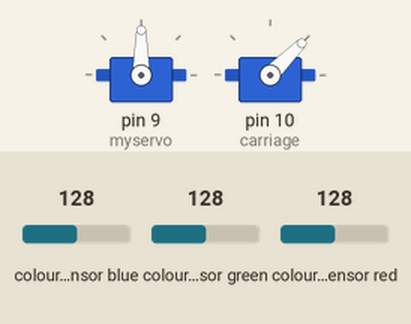
This sketch was run on a simulated Arduino Uno, built with avr-gcc and run on an emulated ATmega328P. On the bench: 2 × servo. The inputs (shaded band) are chosen by the test bench; at power-on: colour sensor blue 128, colour sensor red 128, colour sensor green 128. What the sketch prints to the serial monitor is not drawn.

Above: at 4.1 s.
5.3 s: colour sensor blue set to 74
7.4 s: colour sensor blue set to 67
At 9.3 s:
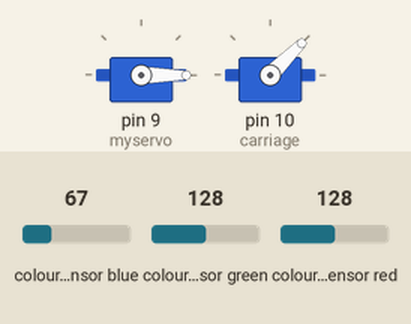
10.4 s: colour sensor red set to 52
12.4 s: colour sensor red set to 45
At 14.1 s:
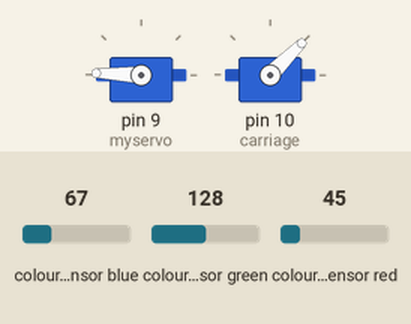
15.4 s: colour sensor blue set to 51
17.2 s: colour sensor blue set to 42
At 18.3 s:
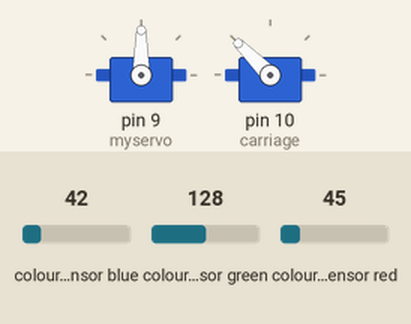
Timing chart, 0 to 21.2 s (numbered marks = the images above; inputs shaded):
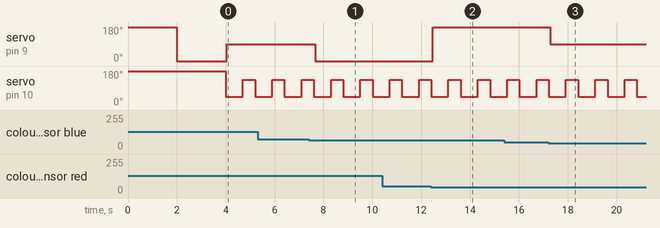

Measured:
- the behaviour switches between 71 and 70 on colour sensor blue (found by bisection; images 0 and 1)
- the behaviour switches between 48 and 47 on colour sensor red (found by bisection; images 1 and 2)
- the behaviour switches between 47 and 46 on colour sensor blue (found by bisection; images 2 and 3)
- after the input at 7.4 s, servo on pin 9 (myservo): 90° → 0° after 0.26 s
- after the input at 12.4 s, servo on pin 9 (myservo): 0° → 178° after 0.06 s
- after the input at 17.2 s, servo on pin 9 (myservo): 178° → 90° after 0.07 s
- by itself, servo on pin 10 (carriage): alternates 135° for 0.50 s and 45° for 0.70 s

The sketch:

rgb_w_servo1_servo2.ino
```cpp
#include <Wire.h>
#include <Servo.h>
#include "Adafruit_TCS34725.h"

/* Example code for the Adafruit TCS34725 breakout library */

/* Connect SCL    to analog 5
   Connect SDA    to analog 4
   Connect VDD    to 3.3V DC
   Connect GROUND to common ground */

/* Initialise with default values (int time = 2.4ms, gain = 1x) */
Adafruit_TCS34725 tcs = Adafruit_TCS34725();
Servo myservo;
Servo carriage;

/* Initialise with specific int time and gain values */
// Adafruit_TCS34725 tcs = Adafruit_TCS34725(TCS34725_INTEGRATIONTIME_700MS, TCS34725_GAIN_1X);

void setup(void) {
  Serial.begin(9600);

  myservo.attach(9);
  carriage.attach(10);
  myservo.write(178);
  carriage.write(178);
  delay(2000);
  myservo.write(0);
  delay(2000);

  if (tcs.begin()) {
    Serial.println("Found sensor");
  } else {
    Serial.println("No TCS34725 found ... check your connections");
    while (1);
  }
}

void loop(void) {
  uint16_t r, g, b, c, colorTemp, lux;

  carriage.write(45);

  for (int i = 0; i <= 3; i++){
      tcs.getRawData(&r, &g, &b, &c);
      // colorTemp = tcs.calculateColorTemperature(r, g, b);
      colorTemp = tcs.calculateColorTemperature_dn40(r, g, b, c);
      lux = tcs.calculateLux(r, g, b);

      if ((colorTemp < 3500) && (c > 50)) {
        myservo.write(0);
        }

      else if ((colorTemp > 4300) && (colorTemp < 5300) && (c > 50)) {
        myservo.write(90);
        }

      else if ((colorTemp > 6800) && (colorTemp < 9100) && (c > 50)) {
        myservo.write(178);
        }

      delay(50);
    };
  delay(300);
  carriage.write(135);
  delay(500);

}
```
